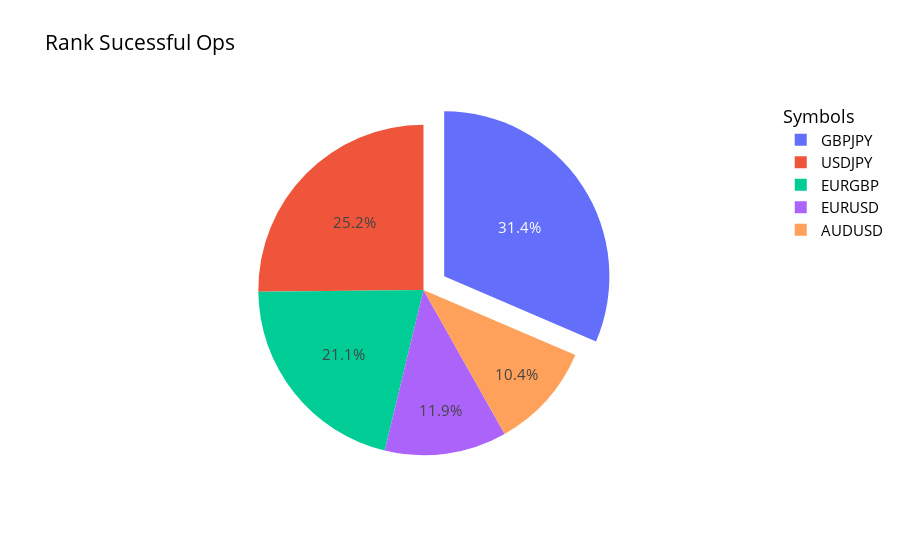

Notebook source saved alongside this figure:
### Markdown cell above
En este grafico se pueden apreciar el margen de operaciones ganadoras que realizo cada individuo y como dichas operaciones se distribuyen en los distintos instrumentos de inversion de que cada quien decidio por utilizar. A primera instancia, la mayor parte de los instrumentos utlizados pertencen al area de Forex y divisas, esto debido a que la pagina de la pagina web FX Pro da de facto dichos instrumentos.

### Code cell
# Ponderacion operaciones ganadoras, CCC
vs.plot_pie_graph(dt.df_2_tabla_c)

### Figure 1 — Plotly figure (JSON) as saved in the notebook; plotly's stock layout.template omitted (floating-point values rounded to 4 significant figures)
{"data": [{"labels": ["GBPJPY", "USDJPY", "EURGBP", "EURUSD", "AUDUSD"], "pull": [0.15, 0, 0, 0], "type": "pie", "values": [1, 0.8, 0.67, 0.38, 0.33]}], "layout": {"font": {"color": "black", "size": 15}, "legend": {"title": {"text": "Symbols"}}, "title": {"text": "Rank Sucessful Ops"}}}
